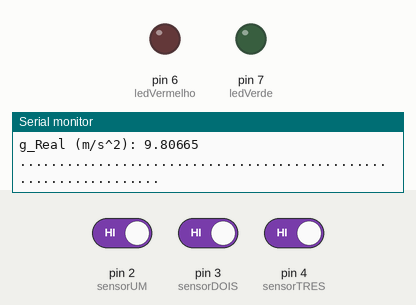
This sketch was run on a simulated Arduino Uno, built with avr-gcc and run on an emulated ATmega328P. Parts: output pins drawn as LEDs (lit = HIGH), the last lines printed to the serial monitor. The inputs (shaded band) are chosen by the test bench; at power-on: pin 4 (sensorTRES) HIGH, pin 3 (sensorDOIS) HIGH, pin 2 (sensorUM) HIGH.

Above: at 4.4 s.
4.5 s: pin 4 (sensorTRES) driven LOW
At 5.3 s:
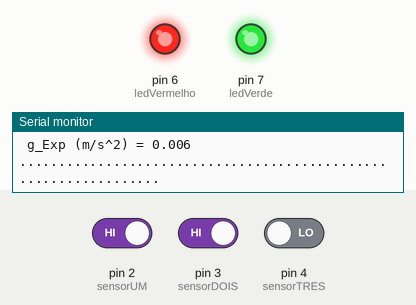
6.0 s: pin 3 (sensorDOIS) driven LOW
8.3 s: pin 4 (sensorTRES) driven HIGH
At 9.2 s:
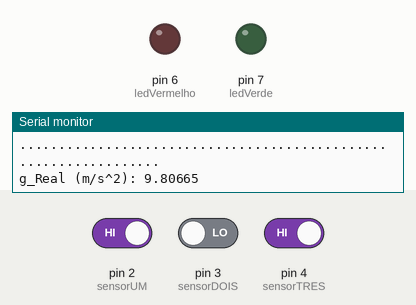
Timing chart, 0 to 11.3 s (numbered marks = the images above; inputs shaded):
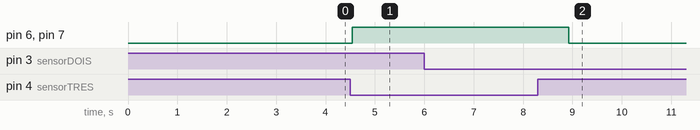

The sketch:

mruv1-calculo-gravidade.ino
```cpp
/* UNIVERSIDADE FEDERAL RURAL DO SEMI-ARIDO
 * CENTRO DE CIENCIAS EXATAS E NATURAIS - CCEN
 * BACHARELADO EM CIENCIAS E TECNOLOGIA - BCT
 *
 * O programa calcula o intervalo de tempo entre três sensores
 infravermelho,
 * e determina se o movimento é uniforme ou uniformemente variado
 * Este programa poderá ser usado para se determinar a aceleração
 gravitacional
 */

const int ledVerde = 7; // O LED verde deverá ser ligado no pino digital 7
const int ledVermelho = 6; // O LED vermelho deverá ser ligado no pino digital 6
const int sensorUM = 2; // Configura o pino digital 2 para o PRIMEIRO SENSOR
const int sensorDOIS = 3; // Configura o pino digital 3 para o SEGUNDO SENSOR
const int sensorTRES = 4; // Configura o pino digital 4 para o TERCEIRO SENSOR
int estadoUM , estadoDOIS, estadoTRES; // variável que guarda estado do primeiro, segundo e terceiro sensor
long interTempoUM; // tempo decorrido no primeiro intervalo
long interTempoDOIS; // tempo decorrido no segundo intervalo
float velUM;
float velDOIS;
float aceUM;
float aceDOIS;
int distUM = 240; // distancia sugerida em milimetro entre sensor 1 e 2. Mude a medida se for conveniente
int distDOIS = 240; // distancia sugerida em milimetro entre sensor 2 e 3. Mude a medida se for conveniente
long instanteUM = 0; // tempo total decorrido desde que o programa foi executado
long instanteDOIS = 0; // tempo total decorrido desde que o programa foi executado
long instanteTRES= 0; // tempo total decorrido desde que o programa foi executado
long tempoTotal = 2000;
float g;

void setup()
{
  Serial.begin(9600);

  Serial.println(".....................................................");
  Serial.println("TESTES DE EXPERIMENTOS FÍSICOS COM ARDUINO");
  Serial.println(".....................................................");
  delay(1000); //Pausa de 2 segundos
  Serial.println(".....................................................");
  Serial.println("CINEMATICA");
  Serial.println(".....................................................");
  delay(1000); //Pausa de 2 segundos

  Serial.println(".....................................................");
  Serial.println("Analise do tipo de movimento e Calculo da Velocidade");
  Serial.println(".....................................................");
  delay(500); //Pausa de 2 segundos
  Serial.println("::INICIE O EXPERIMENTO::");
  Serial.println(".....................................................");
  delay(500); //Pausa de 1 segundos

  pinMode(ledVermelho, OUTPUT); // Configura o pino 6 como saída
  pinMode(ledVerde, OUTPUT); // Configura o pino 7 como saída
  pinMode(sensorUM, INPUT); // Configura o pino 2 como entrada
  pinMode(sensorDOIS, INPUT); // Configura o pino 3 como entrada
  pinMode(sensorTRES, INPUT); // Configura o pino 4 como entrada
  digitalWrite(ledVermelho, LOW); // desliga LED vermelho
  digitalWrite(ledVerde, LOW); // desliga LED verde
}

void loop()
{
  // valor comparativo da gravidade
  Serial.print("g_Real (m/s^2): ");
  Serial.println(9.80665, 5);
  Serial.println(".................................................................");

  estadoUM = digitalRead(sensorUM); // Ler o sensor UM e armazena em estadoUM
  if(estadoUM == LOW)
  {
    digitalWrite(ledVerde, HIGH); // Liga o LED VERDE
    digitalWrite(ledVermelho, LOW); // desliga o LED VERMELHO
    instanteUM = millis(); // armazena o tempo Total decorrido para Sensor UM
  }
  else
  {
    digitalWrite(ledVerde, LOW); // desliga os lEDs VERDE e VERMELHO
    digitalWrite(ledVermelho, LOW);
  }

  estadoDOIS = digitalRead(sensorDOIS); // Ler o sensor DOIS e armazena em estadoDOIS
  if(estadoDOIS == LOW)
  {
    digitalWrite(ledVerde, LOW); // desliga LED verde
    digitalWrite(ledVermelho, HIGH); // liga LED vermelho
    instanteDOIS = millis(); // armazena o tempo Total decorrido para Sensor DOIS
    interTempoUM = (instanteDOIS - instanteUM); // cálculo do primeiro intervalo de tempo
    velUM = (0.001 * distUM) / (0.001 * interTempoUM);
    aceUM = (velUM - 0) / (0.001 * interTempoUM);
  }
  else
  {
    digitalWrite(ledVerde, LOW);
    digitalWrite(ledVermelho, LOW); //desliga os LED verde e Vermelho
  }

  estadoTRES = digitalRead(sensorTRES); // Ler o sensor TRÊS e armazena em estadoTRES
  if(estadoTRES == LOW)
  {
    digitalWrite(ledVerde, HIGH); // liga LED Verde
    digitalWrite(ledVermelho, HIGH); // liga LED Vermelho
    instanteTRES = millis(); // armazena o tempo Total decorrido para Sensor TRÊS
    interTempoDOIS = (instanteTRES - instanteDOIS);
    velDOIS = (0.001 * distDOIS) / (0.001 * interTempoDOIS);
    aceDOIS = (velDOIS - velUM) / (0.001 * interTempoDOIS);

    g = pow(velDOIS, 2) / (0.001 * (distUM + distDOIS));

    Serial.println(".................................................................");
    Serial.print(" g_Exp (m/s^2) = ");
    Serial.println(g, 3);
    Serial.println(".................................................................");

    delay(tempoTotal); //tempo de espera para efetuar nova leitura
  }
  else
  {
    digitalWrite(ledVerde, LOW);
    digitalWrite(ledVermelho, LOW); // desliga LED verde e Vermelho
  }
}
```

Measured:
- after the input at 4.5 s, pin 6 (ledVermelho), pin 7 (ledVerde): LOW → HIGH at once
- after the input at 8.3 s, pin 6 (ledVermelho), pin 7 (ledVerde): HIGH → LOW after 0.63 s
